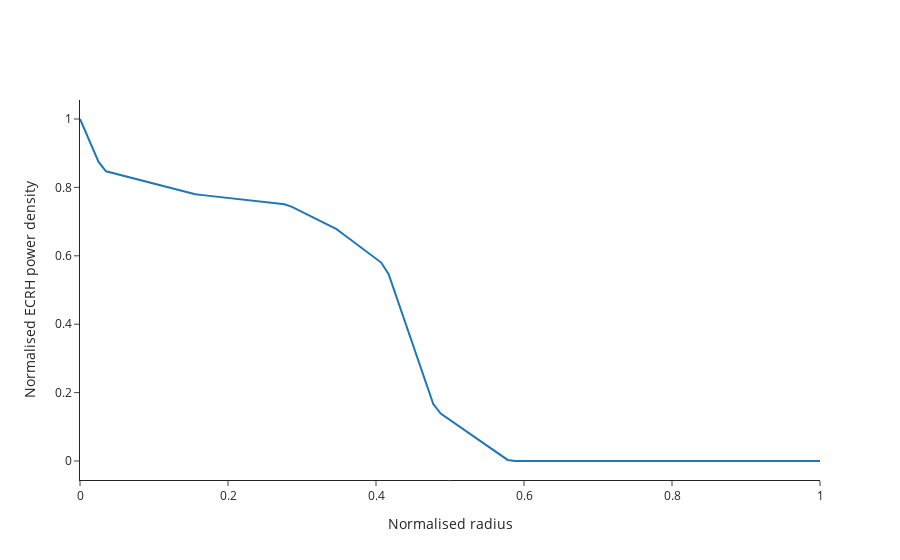

Notebook code cell kept with this figure:
### Markdown cell above
# ECRH parameterisation comparison

First, we look at what is currently used in STEP:

### Code cell
import jetto_tools
import plotly.graph_objects as go
import plotly
import numpy as np


plotly.io.templates.default = "simple_white"

template = jetto_tools.template.from_directory("../jetto/templates/spr45-v9")
exfile = jetto_tools.binary.read_binary_file(template.extra_files["jetto.ex"])

# Normalise ECRH to [0, 1]
benchmark_ecrh = exfile["QECE"][0] / np.max(exfile["QECE"][0])
xrho = exfile["XRHO"][0]

figure = go.Figure()
figure.add_trace(go.Scatter(x=xrho, y=benchmark_ecrh, name="SPR45-v9"))
figure.update_xaxes(title="Normalised radius")
figure.update_yaxes(title="Normalised ECRH power density")
